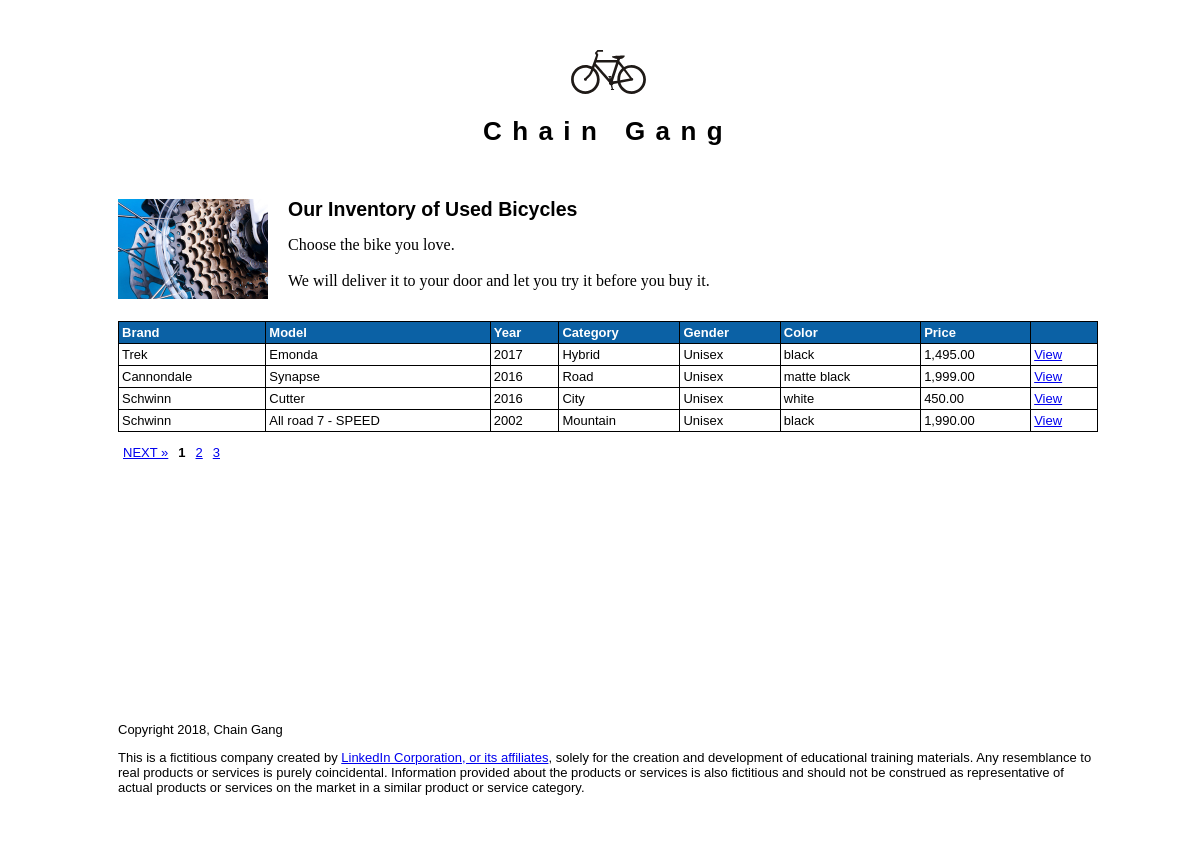
The page /bicycles.php on the database its author committed.
### tables this page shows
CREATE TABLE `bicycles` (
  `id` int(11) NOT NULL AUTO_INCREMENT,
  `brand` varchar(255) NOT NULL,
  `model` varchar(255) NOT NULL,
  `year` int(4) NOT NULL,
  `category` varchar(255) NOT NULL,
  `gender` varchar(255) NOT NULL,
  `color` varchar(255) NOT NULL,
  `price` decimal(9,2) NOT NULL,
  `weight_kg` decimal(9,5) NOT NULL,
  `condition_id` tinyint(3) NOT NULL,
  `description` text NOT NULL,
  PRIMARY KEY (`id`)
);

### private/functions.php (called while the page is built, shortened)
<?php
function url_for($script_path) {
  if($script_path[0] != '/') {
    $script_path = "/" . $script_path;
  }
  return WWW_ROOT . $script_path;
}
function h($string="") {
  return htmlspecialchars($string);
}
?>

### private/classes/databaseobject.class.php (called while the page is built, shortened)
<?php
class DatabaseObject {
	static protected $database;
	static protected $table_name = '';
	static public function set_database($database){
		self::$database = $database;
	}
	static public function find_by_sql($sql){
		$result = self::$database->query($sql);
		$object_array = [];
		while($record = $result->fetch_assoc()){
			$object_array[] = static::instantiate($record);
		}
		return $object_array;
	}
	static public function instantiate($record){
		$object = new static;
		foreach ($record as $property => $value){
			if (property_exists($object, $property)){
				$object->$property = $value;
			}
		}
		return $object;
	}
	static public function count_all(){
		$sql = "SELECT COUNT(*) FROM " .static::$table_name;
		$result_set = self::$database->query($sql);
		$row = $result_set->fetch_assoc();
		return array_shift($row);
	}
}

### public/bicycles.php (the view, shortened to what this page needs)
<?php
$current_page = $_GET['page'] ?? 1;
$per_page = 4;
$total_count = Bicycle::count_all();
$pagination = new Pagination($current_page,$per_page,$total_count);
$sql = "SELECT * FROM bicycles ";
$sql .= "LIMIT {$pagination->per_page} ";
$sql .= "OFFSET {$pagination->offset()}";
$bikes = Bicycle::find_by_sql($sql);
?>
<?php include(SHARED_PATH . '/public_header.php'); ?>
<div id="main">
  <div id="page">
    <div class="intro">
      <img class="inset" src="<?php echo url_for('/images/AdobeStock_55807979_thumb.jpeg') ?>" />
      <h2>Our Inventory of Used Bicycles</h2>
      <p>Choose the bike you love.</p>
      <p>We will deliver it to your door and let you try it before you buy it.</p>
    </div>
    <table id="inventory">
      <tr>
        <th>Brand</th>
        <th>Model</th>
        <th>Year</th>
        <th>Category</th>
        <th>Gender</th>
        <th>Color</th>
        <th>Price</th>
        <th>&nbsp;</th>
      </tr>
      <?php foreach($bikes as $bike) : ?>
      <tr>
        <td><?php echo h($bike->brand); ?></td>
        <td><?php echo h($bike->model); ?></td>
        <td><?php echo h($bike->year); ?></td>
        <td><?php echo h($bike->category); ?></td>
        <td><?php echo h($bike->gender); ?></td>
        <td><?php echo h($bike->color); ?></td>
        <td><?php echo h(money_format('$%i', $bike->price)); ?></td>
	      <td><a href = "detail.php?id=<?php echo $bike->id ?>">View</a></td>
      </tr>
      <?php endforeach; ?>
    </table>
	  <?php
	  $url = url_for("bicycles.php");
	  echo $pagination->page_links($url);
	  ?>
  </div>
</div>
<?php include(SHARED_PATH . '/public_footer.php'); ?>

### private/shared/public_header.php (shortened to what this page needs)
<!doctype html>
<html lang="en">
  <head>
    <link rel="stylesheet" media="all" href="<?php echo url_for('/stylesheets/public.css'); ?>" />
  </head>
  <body>
    <header>
      <h1>
        <a href="<?php echo url_for('/index.php'); ?>">
          <img class="bike-icon" src="<?php echo url_for('/images/USDOT_bicycle_symbol.svg') ?>" /><br />
          Chain Gang
        </a>
      </h1>
    </header>

### private/classes/pagination.class.php (shortened to what this page needs)
<?php
class Pagination extends DatabaseObject {
	public $current_page;
	public $per_page;
	public $total_count;
	public function __construct($current_page=1,$per_page=5,$total_count=0){
		$this->current_page = $current_page;
		$this->per_page = $per_page;
		$this->total_count = $total_count;
	}
	public function offset(){
		return $this->per_page * ($this->current_page - 1);
	}
	public function next_page(){
		$next = $this->current_page + 1;
		 return $next < $this->total_pages() ? $next : false;
	}
	public function prev_page(){
		$prev = $this->current_page - 1;
		return $prev > 0 ? $prev : false;
	}
	public function total_pages(){
		return $this->total_count / $this->per_page;
	}
	public function next_link($url=""){
		$link = "";
		if ($this->next_page() != FALSE){
			$link .= "<a href=\"{$url}?page={$this->next_page()}\">NEXT &raquo;</a>";
		}
		return $link;
	}
	public function prev_link($url = ""){
		$link = "";
		return $link;
	}
	public function number_link($url = ""){
		$output = "";
		for ($i = 1;$i < $this->total_pages(); $i++){
			if ($i == $this->current_page){
				$output .= "<span class=\"selected\">{$i}</span>";
			}else{
				$output .= "<a href=\"{$url}?page={$i}\">$i</a>";
			}
		}
		return $output;
	}
	public function page_links($url=""){
		$output= "";
		if ($this->total_pages() > 1){
			$output .= "<div class=\"pagination\">";
			$output .= $this->next_link($url);
			$output .= $this->number_link($url);
			$output .= $this->prev_link($url);
			$output .= "</div>";
		}
		return $output;
	}
}

### private/shared/public_footer.php (shortened to what this page needs)
  <?php if(isset($super_hero_image)) { ?>
    <div class="expanding-wrapper">
      <?php $image_url = url_for('/images/' . $super_hero_image); ?>
      <img id="super-hero-image" src="<?php echo $image_url; ?>" />
      <footer>
        <?php include(SHARED_PATH . '/public_copyright_disclaimer.php'); ?>
      </footer>
    </div>
  <?php } else { ?>
    <footer>
      <?php include(SHARED_PATH . '/public_copyright_disclaimer.php'); ?>
    </footer>
  <?php } ?>
  </body>
</html>

### private/shared/public_copyright_disclaimer.php
<p>Copyright <?php echo date('Y'); ?>, Chain Gang</p>
<p>This is a fictitious company created by <a href="http://linkedin.com">LinkedIn Corporation, or its affiliates</a>, solely for the creation and development of educational training materials. Any resemblance to real products or services is purely coincidental. Information provided about the products or services is also fictitious and should not be construed as representative of actual products or services on the market in a similar product or service category.</p>

### public/stylesheets/public.css (style rules this page uses)
html { height: 100%; width: 100%; }
body { width: 100%; height: 100%; border: 0; font: 13px/15px Verdana, Arial, Helvetica, sans-serif; background: #FFFFFF; }
header { width: 980px; margin: 0 auto; padding: 0; text-align: left; color: #FFFFFF; }
header h1 { margin: 50px 0 0 0; text-align: center; }
header h1 a { text-decoration: none; color: #000; letter-spacing: 0.4em; }
header h1 a img.bike-icon { display: inline-block; margin-bottom: 30px; width: 75px; }
#main { width: 980px; height: 500px; margin: 0 auto; padding: 0; }
footer { clear: both; width: 980px; margin: 0 auto; padding: 10px; background-color: #FFFFFF; }
div#page { margin: 60px auto; }
div#page h2 { line-height: 20px; }
div#page p { font: 16px/20px Georgia, Times, "Times New Roman", serif; }
img.inset { float: left; width: 150px; margin-right: 20px; }
table#inventory { margin-top: 30px; width: 980px; border-collapse: collapse; }
table#inventory tr th { background: #0B61A5; color: #FFF; text-align: left; }
table#inventory tr td, table#inventory tr th { border: 1px solid #000; padding: 3px; }
.pagination { margin: 1em 0; }
.pagination a, .pagination span { display: inline-block; margin: 0 5px; }
.pagination span.selected { font-weight: bold; color: #000; }

### rows shown on the page
bicycles: brand "Trek", model "Emonda", year "2017", category "Hybrid", gender "Unisex", color "black", price "1,495.00"
bicycles: brand "Cannondale", model "Synapse", year "2016", category "Road", gender "Unisex", color "matte black", price "1,999.00"
bicycles: brand "Schwinn", model "Cutter", year "2016", category "City", gender "Unisex", color "white", price "450.00"
bicycles: brand "Schwinn", model "All road 7 - SPEED", year "2002", category "Mountain", gender "Unisex", color "black", price "1,990.00"
